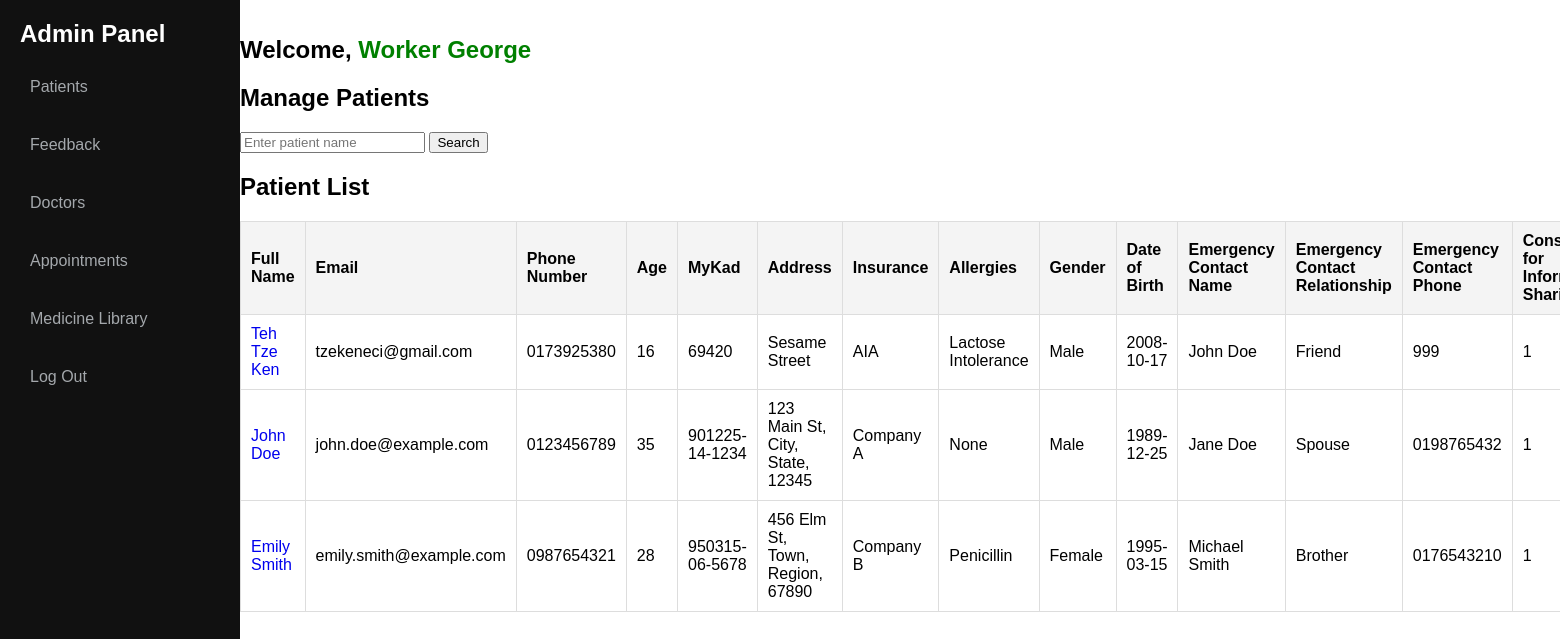
/adminhome.php (signed in), run on the app's committed database.
### tables this page shows
CREATE TABLE `users` (
  `id` int(11) NOT NULL,
  `full_name` varchar(255) NOT NULL,
  `email` varchar(255) NOT NULL,
  `password` varchar(255) NOT NULL,
  `phone_number` varchar(15) DEFAULT NULL,
  `age` int(11) DEFAULT NULL,
  `mykad` varchar(20) DEFAULT NULL,
  `address` varchar(255) DEFAULT NULL,
  `insurance` varchar(255) DEFAULT NULL,
  `allergies` text DEFAULT NULL,
  `gender` enum('Male','Female','Other') DEFAULT NULL,
  `emergency_contact_name` varchar(255) DEFAULT NULL,
  `emergency_contact_relationship` varchar(50) DEFAULT NULL,
  `emergency_contact_phone` varchar(20) DEFAULT NULL,
  `date_of_birth` date DEFAULT NULL,
  `medical_history` text DEFAULT NULL,
  `consent_for_information_sharing` tinyint(1) DEFAULT NULL
);

### adminhome.php (the view, shortened to what this page needs)
<?php
include("db_connect.php");
$email = $_SESSION['email'];
$result_id_query = mysqli_query($con, "SELECT id, admin FROM admin WHERE email = '$email'");
if ($result_id_query) {
    if (mysqli_num_rows($result_id_query) > 0) {
        $admin = mysqli_fetch_assoc($result_id_query);
        $admin_name = $admin['admin'];
    } else {
        echo "User not found in admin table.";
        exit();
    }
} else {
    echo "Failed to retrieve user ID from admin table: " . mysqli_error($con);
    exit();
}
$search_query = '';
$result = mysqli_query($con, "SELECT * FROM users $search_query");
?>
<!DOCTYPE html>
<html lang="en">
<head>
</head>
<body>
    <div class="navbar">
        <header>Admin Panel</header>
        <a href="adminhome.php">Patients</a>
        <a href="feedback.php">Feedback</a>
        <a href="add_doctor.php">Doctors</a>
        <a href="bsystem.php">Appointments</a>
        <a href="adminmedicines.php">Medicine Library</a>
        <a href="stafflogin.php">Log Out</a>
    </div>
    <div class="content">
        <h1 class="welcome-message">
            <span class="welcome-text">Welcome, </span>
            <span class="admin-name"><?php echo htmlspecialchars($admin_name); ?></span>
        </h1>
        <h2>Manage Patients</h2>
        <form method="post">
            <input type="text" name="full_name" placeholder="Enter patient name">
            <input type="submit" name="search" value="Search">
        </form>
        <h2>Patient List</h2>
        <table>
            <thead>
                <tr>
                    <th>Full Name</th>
                    <th>Email</th>
                    <th>Phone Number</th>
                    <th>Age</th>
                    <th>MyKad</th>
                    <th>Address</th>
                    <th>Insurance</th>
                    <th>Allergies</th>
                    <th>Gender</th>
                    <th>Date of Birth</th>
                    <th>Emergency Contact Name</th>
                    <th>Emergency Contact Relationship</th>
                    <th>Emergency Contact Phone</th>
                    <th>Consent for Information Sharing</th>
                </tr>
            </thead>
            <tbody>
                <?php while ($row = mysqli_fetch_assoc($result)): ?>
                    <tr>
                        <td><a href="medical_history.php?name=<?php echo urlencode($row['full_name']); ?>"><?php echo htmlspecialchars($row['full_name']); ?></a></td>
                        <td><?php echo htmlspecialchars($row['email']); ?></td>
                        <td><?php echo htmlspecialchars($row['phone_number']); ?></td>
                        <td><?php echo htmlspecialchars($row['age']); ?></td>
                        <td><?php echo htmlspecialchars($row['mykad']); ?></td>
                        <td><?php echo htmlspecialchars($row['address']); ?></td>
                        <td><?php echo htmlspecialchars($row['insurance']); ?></td>
                        <td><?php echo htmlspecialchars($row['allergies']); ?></td>
                        <td><?php echo htmlspecialchars($row['gender']); ?></td>
                        <td><?php echo htmlspecialchars($row['date_of_birth']); ?></td>
                        <td><?php echo htmlspecialchars($row['emergency_contact_name']); ?></td>
                        <td><?php echo htmlspecialchars($row['emergency_contact_relationship']); ?></td>
                        <td><?php echo htmlspecialchars($row['emergency_contact_phone']); ?></td>
                        <td><?php echo htmlspecialchars($row['consent_for_information_sharing']); ?></td>
                    </tr>
                <?php endwhile; ?>
            </tbody>
        </table>
    </div>
</body>
</html>

### adminhome.php (style rules this page uses)
* { font-family: "Kumbh Sans", sans-serif; text-decoration: none; }
body { display: flex; margin: 0; }
.navbar { width: 200px; background-color: #111; padding: 20px; height: 100vh; position:fixed; }
.navbar header { font-size: 1.5em; margin-bottom: 20px; font-weight: bold; color: white; }
.navbar a { display: block; padding: 10px; text-decoration: none; color: #a4a8ac; margin-bottom: 20px; border-radius: 10px; transition: background-color 0.3s; }
.content { flex: 1; padding: 20px; margin-left: 220px; }
table { width: 100%; border-collapse: collapse; }
table, th, td { border: 1px solid #ddd; }
th, td { padding: 10px; text-align: left; }
th { background-color: #f4f4f4; }
.welcome-message { font-size: 24px; margin-bottom: 20px; }
.welcome-message .welcome-text { color: black; }
.welcome-message .admin-name { color: green; }

### data on the page
users: full_name "Teh Tze Ken", email "tzekeneci@gmail.com", phone_number "0173925380", age "16", mykad "69420", address "Sesame Street", insurance "AIA", allergies "Lactose Intolerance", gender "Male", date_of_birth "2008-10-17", emergency_contact_name "John Doe", emergency_contact_relationship "Friend", emergency_contact_phone "999", consent_for_information_sharing "1"
users: full_name "John Doe", email "john.doe@example.com", phone_number "0123456789", age "35", mykad "901225-14-1234", address "123 Main St, City, State, 12345", insurance "Company A", allergies "None", gender "Male", date_of_birth "1989-12-25", emergency_contact_name "Jane Doe", emergency_contact_relationship "Spouse", emergency_contact_phone "0198765432", consent_for_information_sharing "1"
users: full_name "Emily Smith", email "emily.smith@example.com", phone_number "0987654321", age "28", mykad "950315-06-5678", address "456 Elm St, Town, Region, 67890", insurance "Company B", allergies "Penicillin", gender "Female", date_of_birth "1995-03-15", emergency_contact_name "Michael Smith", emergency_contact_relationship "Brother", emergency_contact_phone "0176543210", consent_for_information_sharing "1"

### other printed values
$admin_name "Worker George"
